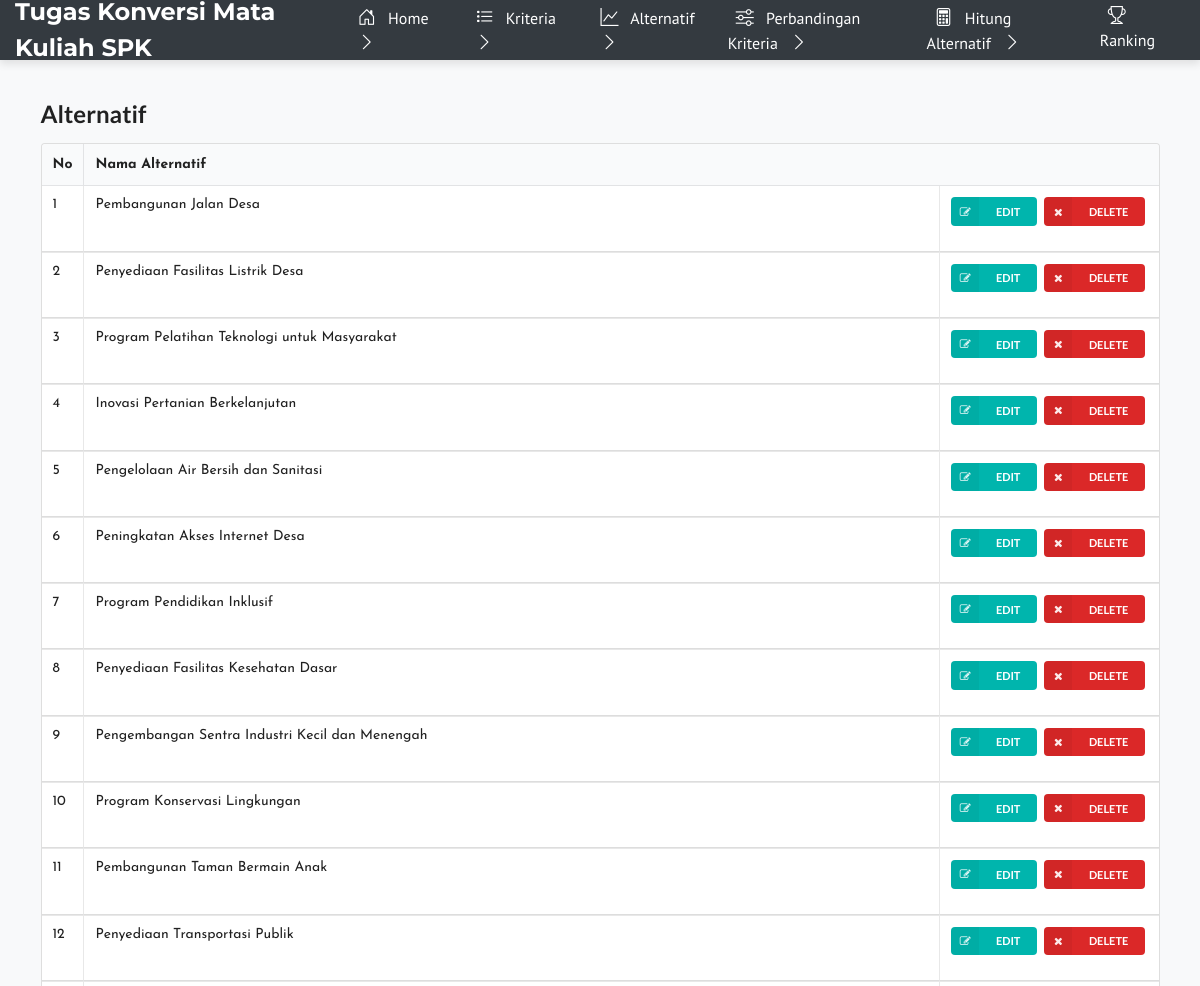
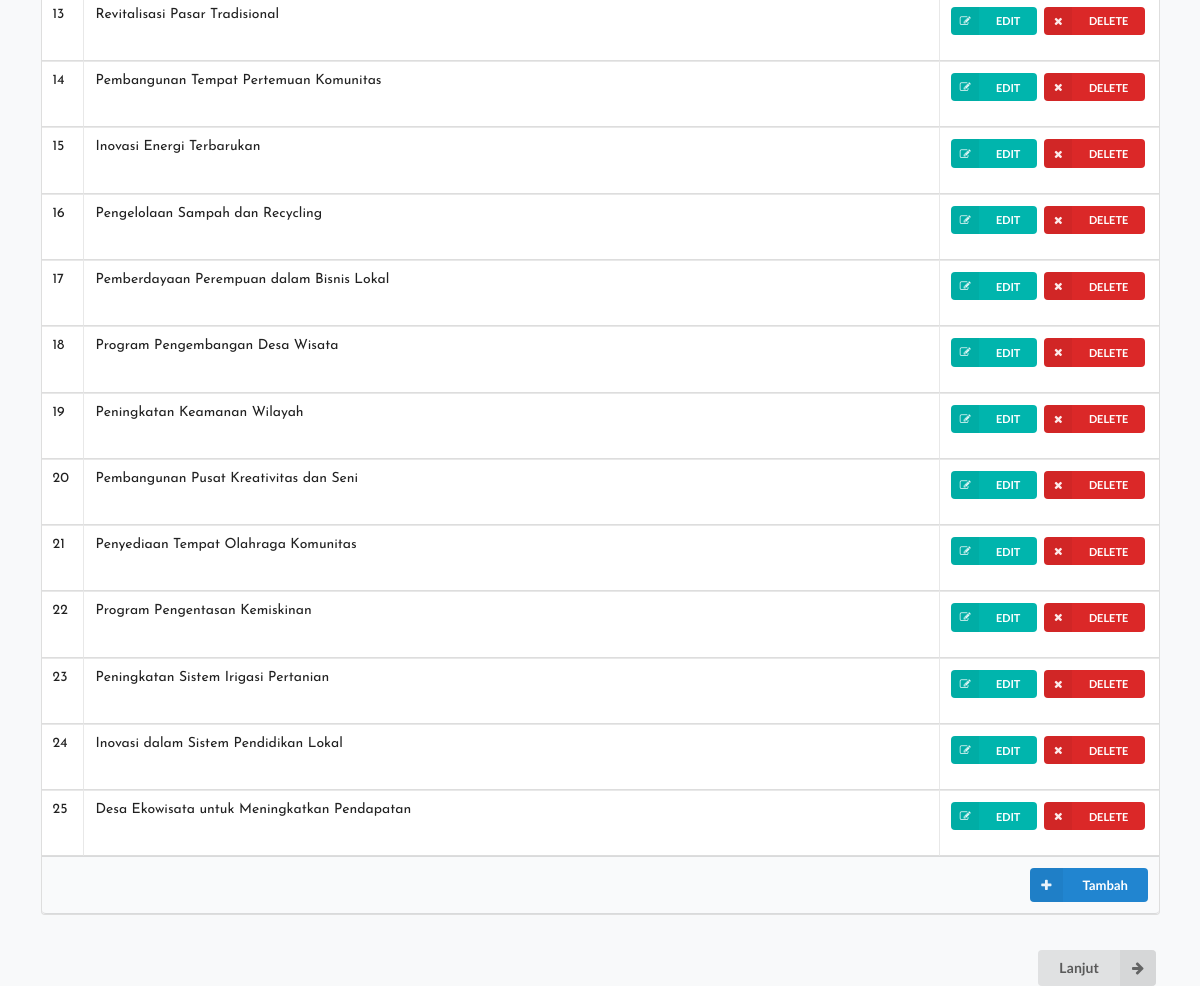
The page /alternatif.php on the database its author committed (2 pictures, top to bottom).
### tables this page shows
CREATE TABLE `alternatif` (
  `id_alternatif` int(11) NOT NULL,
  `kode_alternatif` varchar(10) DEFAULT NULL,
  `nama` varchar(50) DEFAULT NULL,
  `vektor_s` float DEFAULT NULL,
  `vektor_v` float DEFAULT NULL
);

### alternatif.php (the view, shortened to what this page needs)
<head>
	<link rel="stylesheet" type="text/css" href="semantic/dist/semantic.min.css">
</head>
<?php
	include('fungsi.php');
	include('navbar.php');
?>
<section class="content container mt-5">
	<h2 class="ui header">Alternatif</h2>
	<table class="ui celled table">
		<thead>
			<tr>
				<th class="collapsing">No</th>
				<th colspan="2">Nama Alternatif</th>
			</tr>
		</thead>
		<tbody>
		<?php
			$query = "SELECT id_alternatif,nama FROM alternatif ORDER BY id_alternatif";
			$result	= mysqli_query($koneksi, $query);
			$i = 0;
			while ($row = mysqli_fetch_array($result)) {
				$i++;
		?>
			<tr>
				<td><?php echo $i ?></td>
				<td><?php echo $row['nama'] ?></td>
				<td class="right aligned collapsing">
					<form method="post" action="alternatif.php">
						<button type="submit" name="edit" class="ui mini teal left labeled icon button"><i class="right edit icon"></i>EDIT</button>
						<button type="submit" name="delete" class="ui mini red left labeled icon button"><i class="right remove icon"></i>DELETE</button>
					</form>
				</td>
			</tr>
<?php } ?>
		</tbody>
		<tfoot class="full-width">
			<tr>
				<th colspan="3">
					<a href="tambah.php?jenis=alternatif">
						<div class="ui right floated small primary labeled icon button">
						<i class="plus icon"></i>Tambah
						</div>
					</a>
				</th>
			</tr>
		</tfoot>
	</table>
	<br>
	<form action="bobot_kriteria.php">
	<button class="ui right labeled icon button" style="float: right;">
		<i class="right arrow icon"></i>
		Lanjut
	</button>
	</form>
</section>

### navbar.php (shortened to what this page needs)
<!DOCTYPE html>
<html lang="en">
<head>
    <link href="https://cdn.jsdelivr.net/npm/bootstrap@5.2.0-beta1/dist/css/bootstrap.min.css" rel="stylesheet"
>
    <link rel="stylesheet" href="https://cdn.jsdelivr.net/npm/bootstrap-icons@1.8.3/font/bootstrap-icons.css">
    <link rel="stylesheet" href="style1.css">
</head>
<body>
    <nav class="d-flex justify-content-between align-items-center">
        <div class="logo">Tugas Konversi Mata Kuliah SPK</div>
        <ul class="menu">
            <li><a href="index.php"><i class="bi bi-house-door"></i> Home <i class="bi bi-chevron-right panah"></i></a></li>
            <li><a href="kriteria.php"><i class="bi bi-list-task"></i> Kriteria <i class="bi bi-chevron-right panah"></i></a></li>
            <li><a href="alternatif.php"><i class="bi bi-graph-up"></i> Alternatif <i class="bi bi-chevron-right panah"></i></a></li>
            <li><a href="bobot_kriteria.php"><i class="bi bi-sliders"></i> Perbandingan Kriteria <i class="bi bi-chevron-right panah"></i></a></li>
            <li><a href="hitung_alternatif.php"><i class="bi bi-calculator"></i> Hitung Alternatif <i class="bi bi-chevron-right panah"></i></a></li>
            <li><a href="hasil.php"><i class="bi bi-trophy"></i> Ranking</a></li>
        </ul>
    </nav>
</body>
</html>

### style1.css (style rules this page uses)
body { margin: 0; padding: 0; background-color: #f5f5f5; font-family: 'Montserrat', sans-serif; }
nav { display: flex; align-items: center; justify-content: space-evenly; background-color: #6e91ff; height: 60px; }
nav ul { display: flex; list-style: none; padding-top: 12px; color: #ffffff; }
nav ul li a { text-decoration: none; color: #ffffff; font-size: 14px; }
nav ul li i { margin: 10px; }

### navbar.php (style rules this page uses)
body { font-family: 'Josefin Sans', sans-serif; background-color: #f8f9fa; }
nav { background-color: #343a40; padding: 15px; box-shadow: 0 4px 8px rgba(0, 0, 0, 0.1); }
.logo { font-family: 'Montserrat', sans-serif; font-size: 24px; color: white; font-weight: bold; }
.menu { list-style: none; padding: 0; margin: 0; display: flex; justify-content: flex-end; }
.menu li { margin: 0 15px; position: relative; }
.menu li a { color: white; text-decoration: none; font-family: 'PT Sans', sans-serif; font-size: 16px; transition: color 0.3s; }
.menu li a i { margin-left: 8px; font-size: 12px; transition: transform 0.3s; }
.menu li a .bi { margin-right: 8px; font-size: 18px; }

### rows shown on the page
alternatif: nama "Pembangunan Jalan Desa"
alternatif: nama "Penyediaan Fasilitas Listrik Desa"
alternatif: nama "Program Pelatihan Teknologi untuk Masyarakat"
alternatif: nama "Inovasi Pertanian Berkelanjutan"
alternatif: nama "Pengelolaan Air Bersih dan Sanitasi"
alternatif: nama "Peningkatan Akses Internet Desa"
alternatif: nama "Program Pendidikan Inklusif"
alternatif: nama "Penyediaan Fasilitas Kesehatan Dasar"
alternatif: nama "Pengembangan Sentra Industri Kecil dan Menengah"
alternatif: nama "Program Konservasi Lingkungan"
alternatif: nama "Pembangunan Taman Bermain Anak"
alternatif: nama "Penyediaan Transportasi Publik"
alternatif: nama "Revitalisasi Pasar Tradisional"
alternatif: nama "Pembangunan Tempat Pertemuan Komunitas"
alternatif: nama "Inovasi Energi Terbarukan"
alternatif: nama "Pengelolaan Sampah dan Recycling"
alternatif: nama "Pemberdayaan Perempuan dalam Bisnis Lokal"
alternatif: nama "Program Pengembangan Desa Wisata"
alternatif: nama "Peningkatan Keamanan Wilayah"
alternatif: nama "Pembangunan Pusat Kreativitas dan Seni"
alternatif: nama "Penyediaan Tempat Olahraga Komunitas"
alternatif: nama "Program Pengentasan Kemiskinan"
alternatif: nama "Peningkatan Sistem Irigasi Pertanian"
alternatif: nama "Inovasi dalam Sistem Pendidikan Lokal"
alternatif: nama "Desa Ekowisata untuk Meningkatkan Pendapatan"
